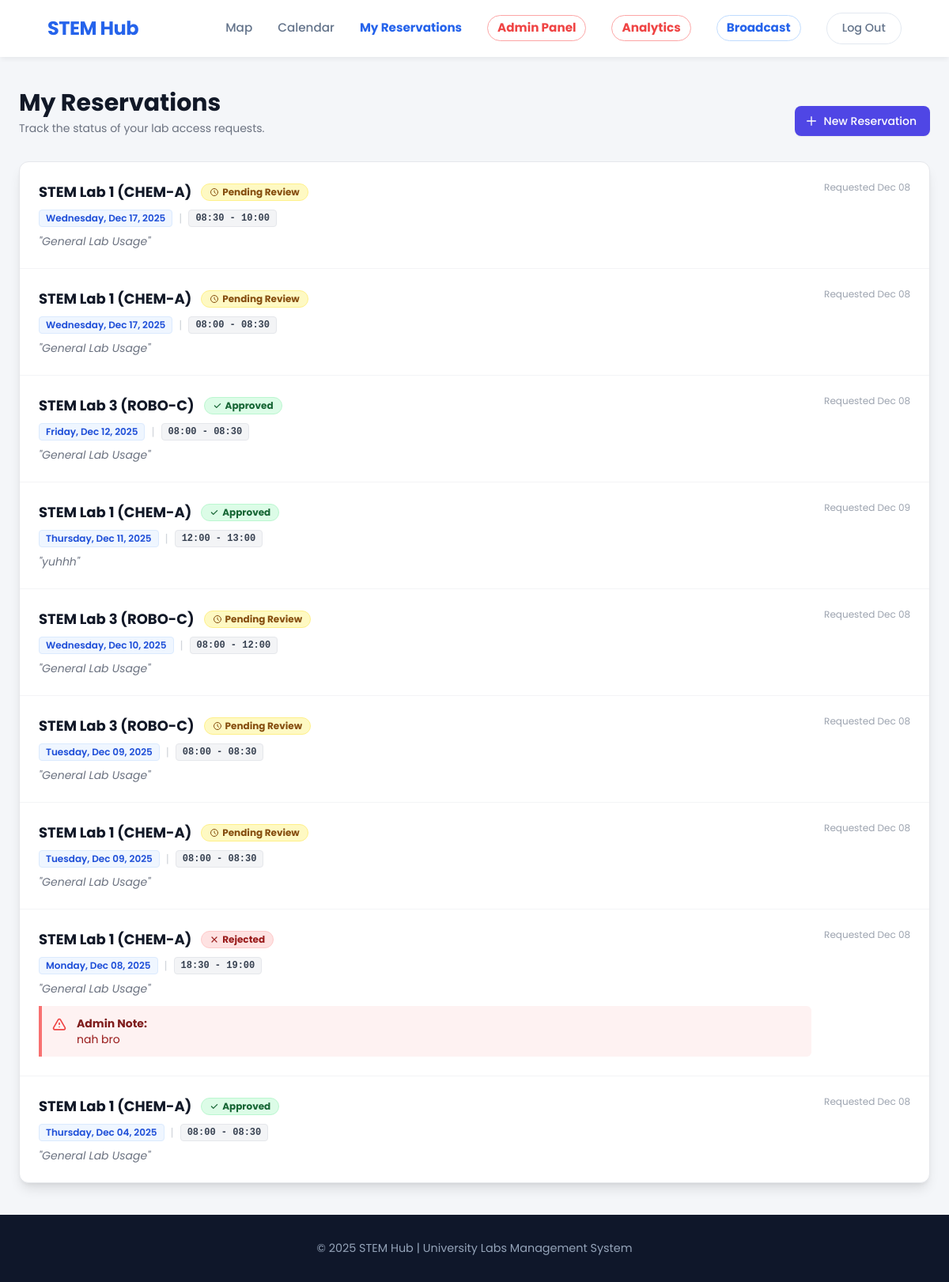
Screenshot of /reservations/my-reservations/ (signed in) with the database file from the repository.
### reservations/models.py (models this page shows, shortened)
class Reservation(models.Model):
    STATUS_CHOICES = [
        ('PENDING', 'Pending Approval'),
        ('CONFIRMED', 'Confirmed'),
        ('REJECTED', 'Rejected'),
    ]
    user = models.ForeignKey(User, on_delete=models.CASCADE)
    lab = models.ForeignKey(Lab, on_delete=models.CASCADE)
    equipment = models.ManyToManyField(Equipment, blank=True, related_name='reservations')
    date = models.DateField()
    start_time = models.TimeField()
    end_time = models.TimeField()
    purpose = models.TextField(help_text="Reason for booking (e.g., Thesis Research, Class Project)")
    rejection_reason = models.TextField(blank=True, null=True, help_text="Reason why the admin rejected this request")
    status = models.CharField(max_length=10, choices=STATUS_CHOICES, default='PENDING')
    created_at = models.DateTimeField(auto_now_add=True)

### labs/models.py (models this page shows, shortened)
class Lab(models.Model):
    name = models.CharField(max_length=200)
    slug = models.SlugField(unique=True)
    capacity = models.PositiveIntegerField()
    description = models.TextField()
    map_svg_id = models.CharField(max_length=50, unique=True, help_text="Matches ID in Figma SVG")
    is_active = models.BooleanField(default=True)
    safety_guidelines = models.TextField()

### reservations/views.py (the view)
# urls.py: path('my-reservations/', views.my_reservations, name='my_reservations'),
@login_required
def my_reservations(request):
    reservations = Reservation.objects.filter(user=request.user).order_by('-date', '-start_time')
    return render(request, 'reservations/my_reservations.html', {'reservations': reservations})

### notifications/context_processors.py (called while the page is built)
def user_notifications(request):
    if request.user.is_authenticated:
        notifs = Notification.objects.filter(recipient=request.user, is_read=False)
        return {
            'notifications_list': notifs,
            'unread_count': notifs.count()
        }
    return {}

### CORE/templates/reservations/my_reservations.html (shortened to what this page needs)
{% load static %}
<!DOCTYPE html>
<html lang="en">
<head>
    <script src="https://cdn.tailwindcss.com"></script>
</head>
<body>
    <header>
        <div class="header-content">
            <h1><a href="/">STEM Hub</a></h1>
            <nav>
                <a href="{% url 'labs:index' %}">Map</a>
                <a href="{% url 'reservations:timetable' %}">Calendar</a>
                <a href="{% url 'reservations:my_reservations' %}" style="color: #2563eb; font-weight: bold;">My Reservations</a>
                {% if user.is_staff %}
                    <a href="{% url 'reservations:dashboard' %}" style="color: #ef4444; font-weight: bold; border: 1px solid #fca5a5; padding: 0.25rem 0.75rem; border-radius: 9999px;">Admin Panel</a>
                    <a href="/analytics/dashboard/" style="color: #ef4444; font-weight: bold; border: 1px solid #fca5a5; padding: 0.25rem 0.75rem; border-radius: 9999px;">Analytics</a>
                    <a href="{% url 'notifications:create_announcement' %}" style="color: #2563eb; font-weight: bold; border: 1px solid #bfdbfe; padding: 0.25rem 0.75rem; border-radius: 9999px;">Broadcast</a>
                {% endif %}
                <a href="{% url 'logout' %}" class="logout-btn">Log Out</a>
            </nav>
        </div>
    </header>
    <main class="standard-container w-full py-10">
        <div class="flex flex-col sm:flex-row justify-between items-start sm:items-end mb-8 gap-4">
            <div>
                <h1 class="text-3xl font-bold text-gray-900">My Reservations</h1>
                <p class="mt-1 text-sm text-gray-500">Track the status of your lab access requests.</p>
            </div>
            <a href="{% url 'labs:index' %}" class="inline-flex items-center px-4 py-2 border border-transparent text-sm font-medium rounded-lg text-white bg-indigo-600 hover:bg-indigo-700 shadow-sm transition">
                <svg class="mr-2 -ml-1 h-4 w-4" fill="none" stroke="currentColor" viewBox="0 0 24 24"><path stroke-linecap="round" stroke-linejoin="round" stroke-width="2" d="M12 4v16m8-8H4"></path></svg>
                New Reservation
            </a>
        </div>
        <div class="bg-white shadow-lg overflow-hidden rounded-xl border border-gray-200">
            {% if reservations %}
            <ul class="divide-y divide-gray-100">
                {% for res in reservations %}
                <li class="p-6 hover:bg-gray-50 transition duration-150">
                    <div class="flex flex-col md:flex-row justify-between md:items-start gap-4">
                        <div class="flex-grow">
                            <div class="flex items-center gap-3 mb-2 flex-wrap">
                                <h3 class="text-lg font-bold text-gray-900">{{ res.lab.name }}</h3>
                                {% if res.status == 'CONFIRMED' %}
                                    <span class="inline-flex items-center px-2.5 py-0.5 rounded-full text-xs font-bold bg-green-100 text-green-800 border border-green-200">
                                        <svg class="w-3 h-3 mr-1" fill="currentColor" viewBox="0 0 20 20"><path fill-rule="evenodd" d="M16.707 5.293a1 1 0 010 1.414l-8 8a1 1 0 01-1.414 0l-4-4a1 1 0 011.414-1.414L8 12.586l7.293-7.293a1 1 0 011.414 0z" clip-rule="evenodd"></path></svg>
                                        Approved
                                    </span>
                                {% elif res.status == 'REJECTED' %}
                                    <span class="inline-flex items-center px-2.5 py-0.5 rounded-full text-xs font-bold bg-red-100 text-red-800 border border-red-200">
                                        Rejected
                                    </span>
                                {% else %}
                                    <span class="inline-flex items-center px-2.5 py-0.5 rounded-full text-xs font-bold bg-yellow-100 text-yellow-800 border border-yellow-200">
                                        <svg class="w-3 h-3 mr-1" fill="none" stroke="currentColor" viewBox="0 0 24 24"><path stroke-linecap="round" stroke-linejoin="round" stroke-width="2" d="M12 8v4l3 3m6-3a9 9 0 11-18 0 9 9 0 0118 0z"></path></svg>
                                        Pending Review
                                    </span>
                                {% endif %}
                            </div>
                            <div class="text-sm text-gray-600 flex items-center gap-2 mb-2">
                                <span class="bg-blue-50 text-blue-700 px-2 py-0.5 rounded text-xs font-semibold border border-blue-100">
                                    {{ res.date|date:"l, M d, Y" }}
                                </span>
                                <span class="text-gray-300">|</span>
                                <span class="bg-gray-100 text-gray-700 px-2 py-0.5 rounded text-xs font-semibold border border-gray-200 font-mono">
                                    {{ res.start_time|time:"H:i" }} - {{ res.end_time|time:"H:i" }}
                                </span>
                            </div>
                            <p class="text-sm text-gray-500 italic">"{{ res.purpose }}"</p>
                            {% if res.status == 'REJECTED' and res.rejection_reason %}
                            <div class="mt-3 bg-red-50 border-l-4 border-red-400 p-3 rounded-r-md text-sm text-red-800 flex items-start gap-3">
                                <div>
                                    <span class="font-bold block text-red-900">Admin Note:</span>
                                    {{ res.rejection_reason }}
                                </div>
                            </div>
                            {% endif %}
                        </div>
                        <div class="text-xs text-gray-400 whitespace-nowrap mt-2 md:mt-0">
                            Requested {{ res.created_at|date:"M d" }}
                        </div>
                    </div>
                </li>
                {% endfor %}
            </ul>
            {% endif %}
        </div>
    </main>
    <footer>
        <p>© 2025 STEM Hub | University Labs Management System</p>
    </footer>
</body>
</html>

### CORE/templates/reservations/my_reservations.html (style rules this page uses)
* { margin: 0; padding: 0; box-sizing: border-box; font-family: 'Poppins', sans-serif; }
body { background: #f4f6f9; color: #1f2937; overflow-x: hidden; display: flex; flex-direction: column; min-height: 100vh; }
a { text-decoration: none; color: inherit; }
ul { list-style: none; }
.standard-container { max-width: 80rem; margin-left: auto; margin-right: auto; padding-left: 1.5rem; padding-right: 1.5rem; }
header { background: rgba(255, 255, 255, 0.95); color: #1e293b; padding: 1rem 5%; display: flex; justify-content: space-between; align-items: center; box-shadow: 0 4px 6px -1px rgba(0, 0, 0, 0.05); position: sticky; top: 0; z-index: 1000; backdrop-filter: blur(10px); }
header .header-content { display: flex; justify-content: space-between; align-items: center; width: 100%; max-width: 80rem; margin-left: auto; margin-right: auto; }
header h1 { font-size: 1.5rem; font-weight: 700; color: #2563eb; letter-spacing: -0.5px; }
nav { display: flex; gap: 2rem; align-items: center; }
nav a { font-weight: 500; font-size: 0.95rem; color: #64748b; transition: color 0.3s; white-space: nowrap; }
.logout-btn { padding: 0.5rem 1.2rem; border: 1px solid #e2e8f0; border-radius: 2rem; font-size: 0.9rem; transition: all 0.3s; white-space: nowrap; }
footer { background: #0f172a; color: #94a3b8; text-align: center; padding: 2rem; font-size: 0.9rem; margin-top: auto; }

### rows the page displays
Reservation: lab.name "STEM Lab 1 (CHEM-A)", status "PENDING" (drawn), date "Wednesday, Dec 17, 2025", start_time "08:30", end_time "10:00", purpose "General Lab Usage", created_at "Dec 08"
Reservation: lab.name "STEM Lab 1 (CHEM-A)", status "PENDING" (drawn), date "Wednesday, Dec 17, 2025", start_time "08:00", end_time "08:30", purpose "General Lab Usage", created_at "Dec 08"
Reservation: lab.name "STEM Lab 3 (ROBO-C)", status "CONFIRMED" (drawn), date "Friday, Dec 12, 2025", start_time "08:00", end_time "08:30", purpose "General Lab Usage", created_at "Dec 08"
Reservation: lab.name "STEM Lab 1 (CHEM-A)", status "CONFIRMED" (drawn), date "Thursday, Dec 11, 2025", start_time "12:00", end_time "13:00", purpose "yuhhh", created_at "Dec 09"
Reservation: lab.name "STEM Lab 3 (ROBO-C)", status "PENDING" (drawn), date "Wednesday, Dec 10, 2025", start_time "08:00", end_time "12:00", purpose "General Lab Usage", created_at "Dec 08"
Reservation: lab.name "STEM Lab 3 (ROBO-C)", status "PENDING" (drawn), date "Tuesday, Dec 09, 2025", start_time "08:00", end_time "08:30", purpose "General Lab Usage", created_at "Dec 08"
Reservation: lab.name "STEM Lab 1 (CHEM-A)", status "PENDING" (drawn), date "Tuesday, Dec 09, 2025", start_time "08:00", end_time "08:30", purpose "General Lab Usage", created_at "Dec 08"
Reservation: lab.name "STEM Lab 1 (CHEM-A)", status "REJECTED" (drawn), date "Monday, Dec 08, 2025", start_time "18:30", end_time "19:00", purpose "General Lab Usage", rejection_reason "nah bro", created_at "Dec 08"
Reservation: lab.name "STEM Lab 1 (CHEM-A)", status "CONFIRMED" (drawn), date "Thursday, Dec 04, 2025", start_time "08:00", end_time "08:30", purpose "General Lab Usage", created_at "Dec 08"
